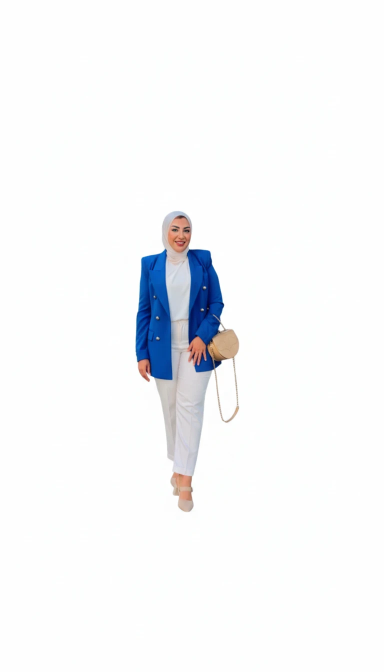
#> input picture promo/source/sara-original.webp, 768 x 1344 px (shown at 1/2 size)
$ python cut.py sara-original.webp out.png 5
#> lines starting #> are read from the running program, lines starting #| are printed output that depends on the picture; after the words box and inside, x2 and y2 are one past the last pixel; in counts of white or black regions, pixels touching at a corner belong together
import sys, numpy as np
from PIL import Image, ImageFilter
from scipy import ndimage
im=Image.open(sys.argv[1]).convert('RGB'); a=np.asarray(im).astype(int)
#> further down, im is the input picture: PIL image 768x1344 RGB; mean R, G, B 245.5, 246.7, 248.5
mn=a.min(axis=2); sat=a.max(axis=2)-mn
#> after `mn = a.min(axis=2)`:
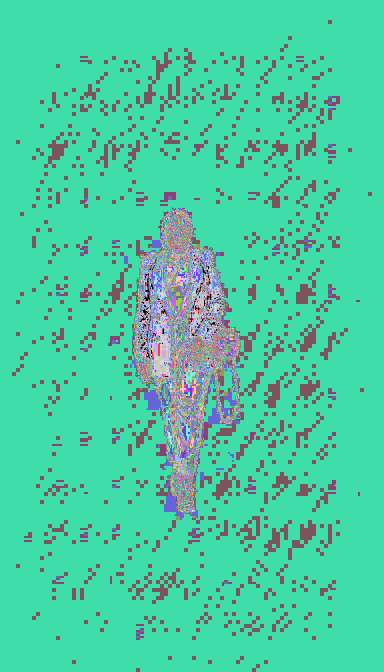
#> mn: shape (1344, 768) int64 (shown at 1/2 size); 256 distinct labels, from 0 to 255; one colour per label, 0 black
#> after `sat = a.max(axis=2) - mn`:
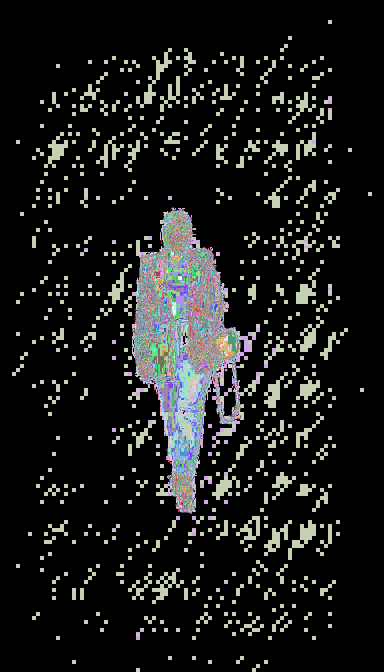
#> sat: shape (1344, 768) int64 (shown at 1/2 size); 201 distinct labels, from 0 to 202; one colour per label, 0 black
bgish=(mn>=int(sys.argv[3]))&(sat<12)
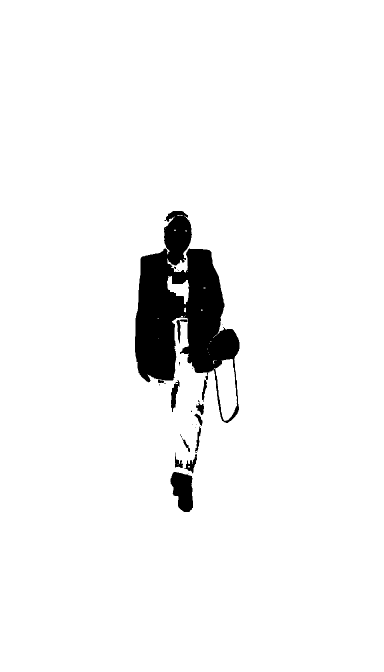
#> bgish: shape (1344, 768) bool (shown at 1/2 size); 95.4% white; 33 black regions (21 under 20 px), largest, box (x1, y1, x2, y2) and area: (270, 422, 479, 846) 42168, (341, 944, 386, 1024) 2625, (342, 761, 359, 824) 524
lab,n=ndimage.label(bgish)
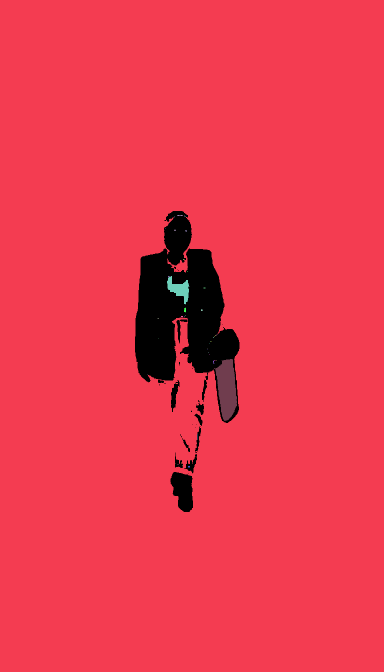
#> lab: shape (1344, 768) int32 (shown at 1/2 size); 52 distinct labels, from 0 to 51; one colour per label, 0 black
#> n = 51
edge=set(np.unique(np.concatenate([lab[0],lab[-1],lab[:,0],lab[:,-1]])))-{0}
#> edge = 1 item
sz=ndimage.sum(bgish,lab,range(1,n+1))
#> sz = 51 values, max 979862 at index 0, min 1 at index 2, mean 19312.8
big={i+1 for i,v in enumerate(sz) if v>1000}
#> big = 3 items
bg=np.isin(lab,list(edge|big))
#> bg: shape (1344, 768) bool; 95.4% white; 33 black regions (21 under 20 px), largest, box (x1, y1, x2, y2) and area: (270, 422, 479, 846) 42312, (341, 944, 386, 1024) 2625, (342, 761, 359, 824) 524
fg=~bg
fg=ndimage.binary_opening(fg,iterations=1)
#> fg: shape (1344, 768) bool; 4.6% white; 22 white regions (3 under 20 px), largest, box (x1, y1, x2, y2) and area: (270, 422, 479, 765) 41428, (341, 944, 386, 1024) 2620, (430, 750, 478, 846) 605
lab2,n2=ndimage.label(fg); sizes=ndimage.sum(fg,lab2,range(1,n2+1)); fg=lab2==(np.argmax(sizes)+1)
#> after `lab2, n2 = ndimage.label(fg)`:
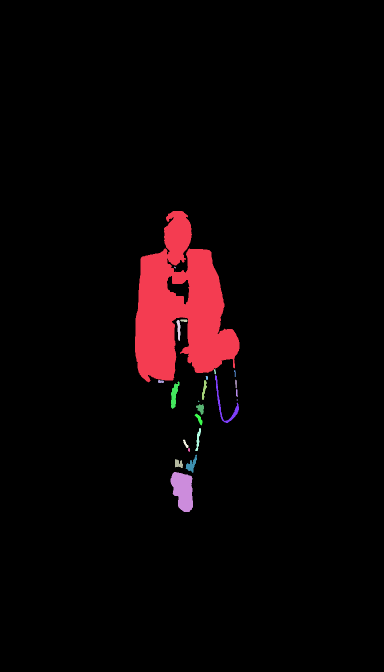
#> lab2: shape (1344, 768) int32 (shown at 1/2 size); 24 distinct labels, from 0 to 23; one colour per label, 0 black
#> after `lab2, n2 = ndimage.label(fg)`: n2 = 23
#> after `sizes = ndimage.sum(fg, lab2, range(1, n2 + 1))`: sizes = 23 values, max 41399 at index 0, min 5 at index 14, mean 2046.9
#> after `fg = lab2 == np.argmax(sizes) + 1`: fg: shape (1344, 768) bool; 4% white; 1 white region, box (x1, y1, x2, y2) and area: (270, 422, 479, 765) 41399
fg=ndimage.binary_erosion(fg,iterations=1)
#> fg: shape (1344, 768) bool; 3.8% white; 1 white region, box (x1, y1, x2, y2) and area: (271, 423, 478, 764) 39726
alpha=Image.fromarray((fg*255).astype('uint8')).filter(ImageFilter.GaussianBlur(1.2))
im=im.resize((im.width*3,im.height*3),Image.LANCZOS).filter(ImageFilter.UnsharpMask(2,60,2)); alpha=alpha.resize(im.size,Image.LANCZOS).filter(ImageFilter.GaussianBlur(1.5))
out=im.convert('RGBA'); out.putalpha(alpha)
bb=out.getbbox(); out=out.crop(bb); out.save(sys.argv[2]); print(bb,out.size)
#> after `bb = out.getbbox()`: bb = (803, 1259, 1444, 2301)
#> after `out = out.crop(bb)`:
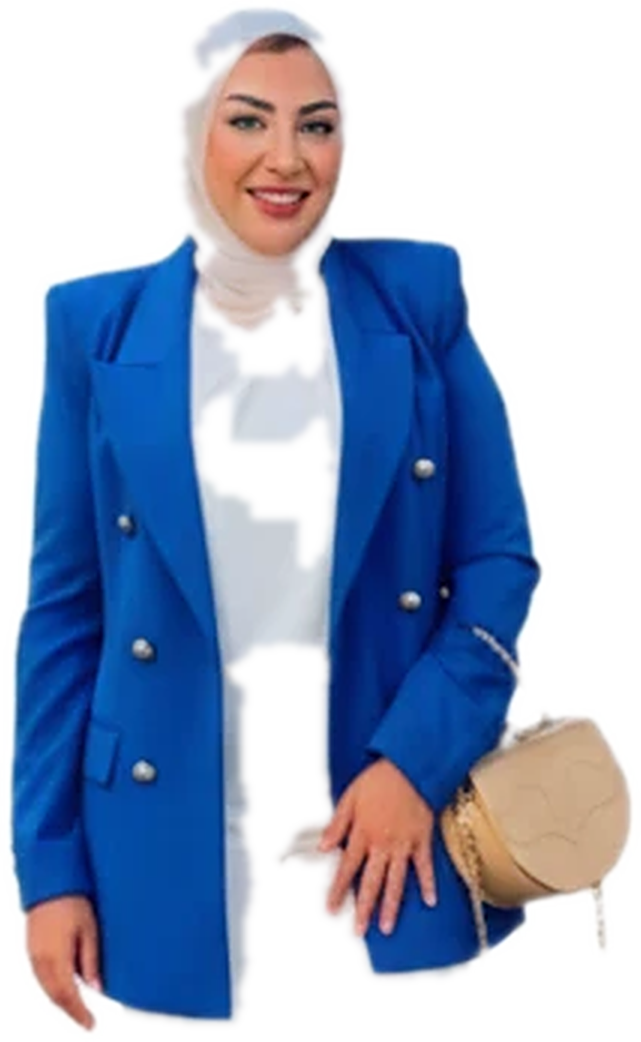
#> out: PIL image 641x1042 RGBA; mean R, G, B, A 149.4, 163.8, 190.7, 136.5; transparent parts drawn white
#| (803, 1259, 1444, 2301) (641, 1042)
prev=Image.new('RGBA',out.size,(20,30,70,255)); prev.alpha_composite(out); prev.convert('RGB').save(sys.argv[2]+'.prev.jpg')
#> after `prev.alpha_composite(out)`:
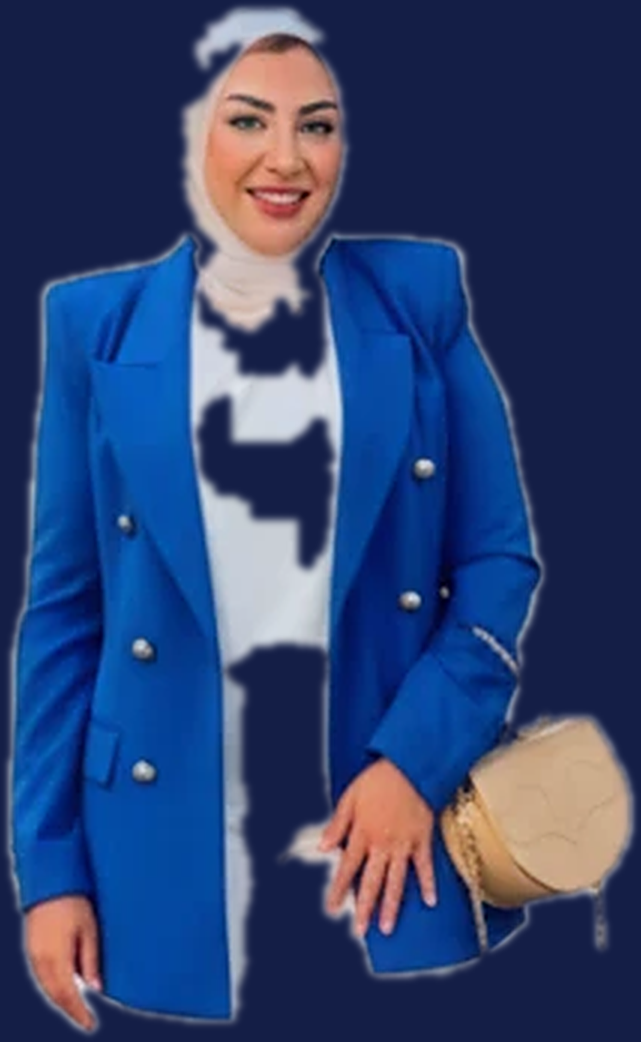
#> prev: PIL image 641x1042 RGBA; mean R, G, B, A 47.9, 66.9, 111.9, 255
